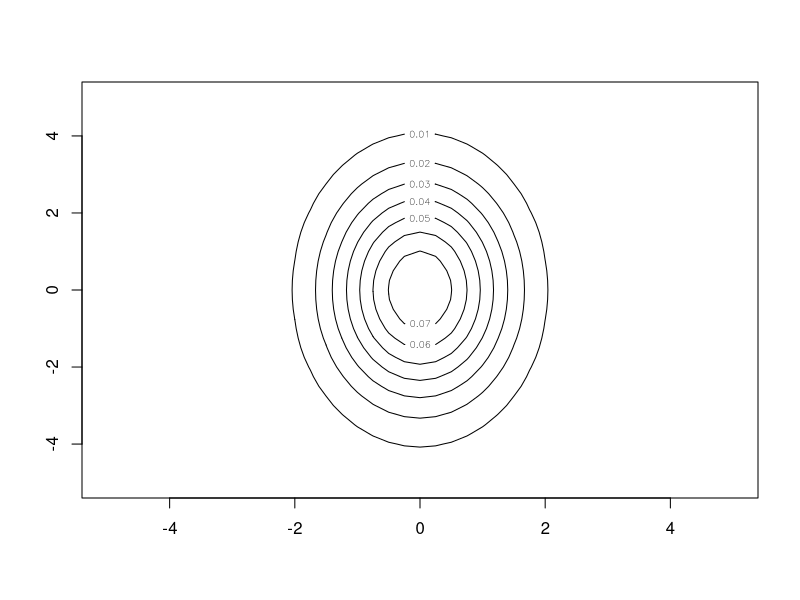
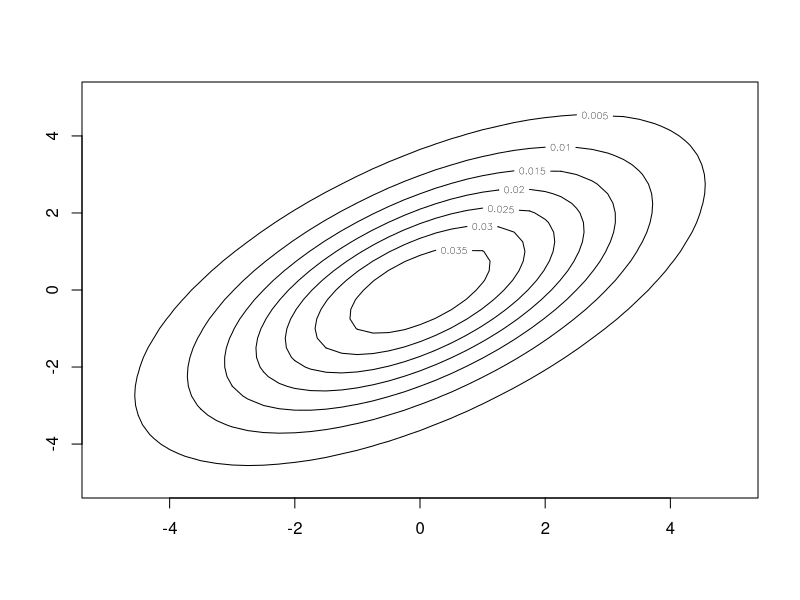
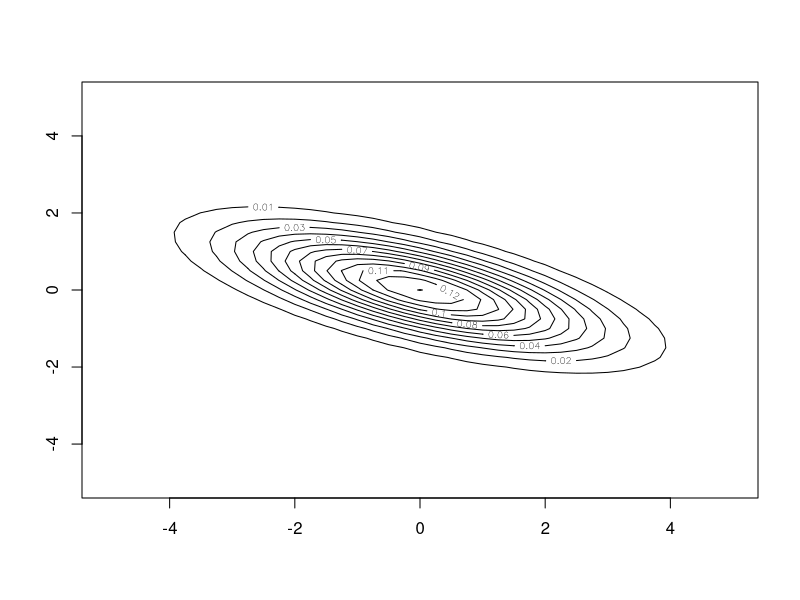

Write the R code that produced these figures, in order.
## ---- chunk 1
library(mnormt)

x <- seq(-5, 5, 0.25)
y <- seq(-5, 5, 0.25)
mu <- c(0,0)
sigma <- matrix(c(1, 0, 0, 4), nrow = 2)
f <- function(x, y) {dmnorm(cbind(x, y), mu, sigma)}
z <- outer(x, y, f)

contour(x, y, z)
## ---- chunk 2
library(mnormt)

x <- seq(-5, 5, 0.25)
y <- seq(-5, 5, 0.25)
mu <- c(0,0)
sigma <- matrix(c(5, 3, 3, 5), nrow = 2)
f <- function(x, y) {dmnorm(cbind(x, y), mu, sigma)}
z <- outer(x, y, f)

contour(x, y, z)
## ---- chunk 3
library(mnormt)

x <- seq(-5, 5, 0.25)
y <- seq(-5, 5, 0.25)
mu <- c(0,0)
sigma <- matrix(c(3, -1.1, -1.1, 0.9), nrow = 2)
f <- function(x, y) {dmnorm(cbind(x, y), mu, sigma)}
z <- outer(x, y, f)

contour(x, y, z)

## ---- chunk 4
library(palmerpenguins)
df = subset(penguins, species == 'Gentoo')
df = df[,c("sex","body_mass_g","flipper_length_mm","bill_length_mm")]
df = na.omit(df)

library(caret)
set.seed(1)
ind <- createDataPartition(df$sex, p = .5, list=FALSE)
train = df[ind,]
test = df[-ind,]

train_male = subset(train, sex=='male')
train_female = subset(train, sex=='female')

mu_m_flipper = mean(train_male$flipper_length_mm)
sd_m_flipper = sd(train_male$flipper_length_mm)
var_m_flipper = var(train_male$flipper_length_mm)
mu_f_flipper = mean(train_female$flipper_length_mm)
sd_f_flipper = sd(train_female$flipper_length_mm)
var_f_flipper = var(train_female$flipper_length_mm)
  
mu_m_bill = mean(train_male$bill_length_mm)
sd_m_bill = sd(train_male$bill_length_mm)
var_m_bill = var(train_male$bill_length_mm)
mu_f_bill = mean(train_female$bill_length_mm)
sd_f_bill = sd(train_female$bill_length_mm)
var_f_bill = var(train_female$bill_length_mm)

print(paste("Mean of flipper length in subset male:" , round(mu_m_flipper,digits = 4)))
print(paste("Standard deviation of flipper length in subset male:" , sd_m_flipper))
print(paste("Variance of flipper length in subset male:" ,var_m_flipper))
print(paste("Mean of flipper length in subset female:" ,mu_f_flipper))
print(paste("Standard deviation of flipper length in subset female:" ,sd_f_flipper))
print(paste("Variance of flipper length in subset female:" ,var_f_flipper))

print(paste("Mean of bill length in subset male:" ,mu_m_bill))
print(paste("Standard deviation of bill length in subset male:" ,sd_m_bill))
print(paste("Variance of bill length in subset male:" ,var_m_bill))
print(paste("Mean of bill length in subset female:" ,mu_f_bill))
print(paste("Standard deviation of bill length in subset female:" ,sd_f_bill))
print(paste("Variance of bill length in subset female:" ,var_f_bill))

## ---- chunk 5
mu_m = c(mu_m_flipper, mu_m_bill)
mu_f = c(mu_f_flipper, mu_f_bill)
sd_m = c(sd_m_flipper, sd_m_bill)
sd_f = c(sd_f_flipper, sd_f_bill)
# Gaussian Naive Bayes for 2 classes (male and female) and 2 predictor variables
GNB2 = function(X, pi_m, mu_m, sd_m, mu_f, sd_f){
# Inputs:
# X = a dataframe with two columns (the predictors)
# pi_m = a prior probability for class 'male'
# All the other inputs are vectors of length 2, corresponding to 2 predictor variables
# mu_m = a mean vector for class 'male'
# sd_m = a standard deviation vector for class 'male'
# mu_f = a mean vector for class 'female'
# sd_f = a standard deviation vector for class 'female'
##
#Output: a vector of posterior probabilities for class 'male'
for (i in 1:nrow(X)){
likelihood_male = dnorm(X$flipper_length_mm[i], mean=mu_m[1], sd = sd_m[1]) *
dnorm(X$bill_length_mm[i], mean=mu_m[2], sd = sd_m[2])
likelihood_female = dnorm(X$flipper_length_mm[i], mean=mu_f[1], sd = sd_f[1]) *
dnorm(X$bill_length_mm[i], mean=mu_f[2], sd = sd_f[2])
X$posterior_male[i] = (likelihood_male * pi_m) / (likelihood_male * pi_m + likelihood_female * pi_m)
}

return(X$posterior_male)
}

library(class)
predictors = df[,c("flipper_length_mm", "bill_length_mm" )]

grid = expand.grid(x=201:240, y=41:60) 
classes.grid = GNB2(predictors,0.5,mu_m,sd_m,mu_f,sd_f)
classes.grid
## ---- chunk 6
#library(palmerpenguins)
df = subset(penguins, species == 'Gentoo')
predictors = df[,c("flipper_length_mm", "bill_length_mm" )]
#predictors = na.omit(predictors)

mu_m = c(mu_m_flipper, mu_m_bill)
mu_f = c(mu_f_flipper, mu_f_bill)
sd_m = c(sd_m_flipper, sd_m_bill)
sd_f = c(sd_f_flipper, sd_f_bill)

library(class)


grid = expand.grid(x=201:240, y=41:60) 
classes.grid = GNB2(predictors,0.5,mu_m,sd_m,mu_f,sd_f)


#contour(x=201:240, y=41:60, z=matrix(classes.grid, nrow=40), 
 #       levels=0.5,col="grey", drawlabels=FALSE, lwd=2)


#points(df$flipper_length_mm, df$bill_length_mm, col=df$sex)
## ---- chunk 7
library(palmerpenguins)
df = subset(penguins, species == 'Gentoo')
df = df[,c("sex","body_mass_g","flipper_length_mm","bill_length_mm")]
df = na.omit(df)

library(caret)
set.seed(1)
ind <- createDataPartition(df$sex, p = .5, list=FALSE)
train = df[ind,]
test = df[-ind,]

mu_m = c(mu_m_flipper, mu_m_bill)
mu_f = c(mu_f_flipper, mu_f_bill)
var_m = c(mean(var_m_flipper), mean(var_m_bill))
var_f = c(mean(var_f_flipper), mean(var_f_bill))

library(class)
predictors = df[,c("flipper_length_mm", "bill_length_mm" )]

grid = expand.grid(x=201:240, y=41:60) 
classes.grid = GNB2(predictors,0.5,mu_m,var_m,mu_f,var_f)


#contour(x=201:240, y=41:60, z=matrix(classes.grid, nrow=1), levels=0.5,col="grey", drawlabels=FALSE, lwd=2)

 #points(df$flipper_length_mm, df$bill_length_mm, col=df$sex)
## ---- chunk 8

